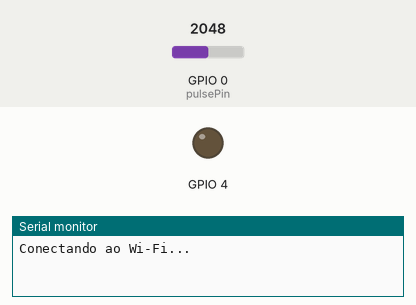
The sketch below on a simulated ESP32. On the bench: output pins drawn as LEDs (lit = HIGH), the last lines printed to the serial monitor. The inputs (shaded band) are chosen by the test bench; at power-on: GPIO 0 (pulsePin) = 2048. WiFi joins after 1.5 s; servers stay silent unless stated; network time is answered at once with the bench clock; the local clock reads 2024-03-15 10:24:30 at power-on unless the sketch sets it.

Above: at 0.1 s.
At 2.1 s:
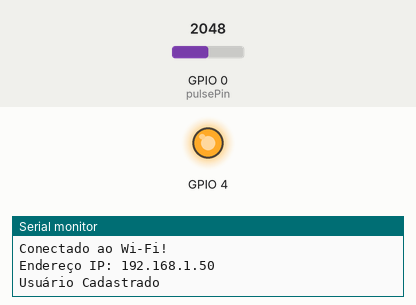
Timing chart, 0 to 3.6 s (numbered marks = the images above):
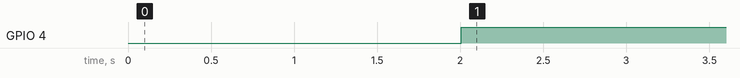

The sketch:

HeartBracelet.ino
```cpp
#include <WiFi.h>
#include <Firebase_ESP_Client.h>
#include "addons/TokenHelper.h"
#include "addons/RTDBHelper.h"
#include <NTPClient.h>

int pulsePin = 0;

const char *ssid = "MIT-ROSA 2.4G";
const char *password = "ace2019@";

volatile int BPM;
volatile int Signal;
volatile int IBI = 150;
volatile boolean Pulse = false;
volatile boolean QS = false;

volatile int rate[10];
volatile unsigned long sampleCounter = 0;
volatile unsigned long lastBeatTime = 0;
volatile int P = 150;
volatile int T = 150;
volatile int thresh = 150;
volatile int amp = 100;
volatile boolean firstBeat = true;
volatile boolean secondBeat = false;

hw_timer_t *timer = NULL;

WiFiUDP ntpUDP;
NTPClient timeClient(ntpUDP, "pool.ntp.org", -3 * 3600, 60000);

#define PROJECT_ID "pulseira-cdce8"
#define API_KEY "AIzaSyAN1in03ZX4YCGgtWhTSamJh0KhOzEqPRs"
#define URL "https://pulseira-cdce8-default-rtdb.firebaseio.com/"

FirebaseData fbdo;
FirebaseAuth auth;
FirebaseConfig config;
const unsigned long saveDuration = 100000;
unsigned long lastSaveTime = 0;

unsigned long sendDataPrevMillis = 0;
bool signupOK = false;

float voltage = 0.0;

int smoothSignal(int newSignal) {
  static int buffer[5] = {0};
  static int index = 0;
  buffer[index] = newSignal;
  index = (index + 1) % 5;
  int sum = 0;
  for (int i = 0; i < 5; i++) {
    sum += buffer[i];
  }
  return sum / 5;
}

void detectHeartBeat() {
  Signal = smoothSignal(analogRead(pulsePin));
  sampleCounter += 2;
  int N = sampleCounter - lastBeatTime;

  if (Signal < thresh && N > (IBI / 5) * 3) {
    if (Signal < T) {
      T = Signal;
    }
  }

  if (Signal > thresh && Signal > P) {
    P = Signal;
  }

  if (N > 500) {
    if ((Signal > thresh) && (Pulse == false) && (N > (IBI / 5) * 3)) {
      Pulse = true;
      IBI = sampleCounter - lastBeatTime;
      lastBeatTime = sampleCounter;

      long runningTotal = 0;
      for (int i = 0; i < 9; i++) {
        rate[i] = rate[i + 1];
        runningTotal += rate[i];
      }
      rate[9] = IBI;
      runningTotal += rate[9];
      runningTotal /= 10;
      BPM = 60000 / runningTotal;
      QS = true;
    }
  }

  if (Signal < thresh && Pulse == true) {
    Pulse = false;
    amp = P - T;
    thresh = amp / 2 + T;
    P = thresh;
    T = thresh;
  }

  if (N > 2500) {
    thresh = 512;
    P = 512;
    T = 512;
    lastBeatTime = sampleCounter;
    firstBeat = true;
    secondBeat = false;
  }
}

void setup() {
  Serial.begin(115200);
  pinMode(4, OUTPUT);

  WiFi.begin(ssid, password);

  Serial.println("Conectando ao Wi-Fi...");

  while (WiFi.status() != WL_CONNECTED) {
    delay(1000);
    Serial.println("Tentando conectar...");
  }

  Serial.println("Conectado ao Wi-Fi!");
  Serial.print("Endereço IP: ");
  Serial.println(WiFi.localIP());

  timeClient.begin();

  config.api_key = API_KEY;
  config.database_url = URL;

  if (Firebase.signUp(&config, &auth, "", "")){
    Serial.println("Usuário Cadastrado");
    signupOK = true;
  } else {
    Serial.println("Falha no cadastro");
  }

  Firebase.begin(&config, &auth);
  Firebase.reconnectWiFi(true);

  timer = timerBegin(0, 80, true);
  timerAttachInterrupt(timer, &detectHeartBeat, true);
  timerAlarmWrite(timer, 2000, true);
  timerAlarmEnable(timer);
}

void connection(){
  if (WiFi.status() != WL_CONNECTED) {
    digitalWrite(4, LOW);
    Serial.println("Wi-Fi desconectado!");
  } else {
    digitalWrite(4, HIGH);
  }
}

void firebaseStatus() {
  if (QS == true) {
    Serial.print("Heart-Beat Found ");
    Serial.print("BPM: ");
    Serial.println(BPM);

    lastBeatTime = millis();
    QS = false;
  }

  if (BPM > 0 && BPM < 200) {
    Serial.print("Real-Time BPM: ");
    Serial.println(BPM);
  }

  timeClient.update();
  unsigned long epochTime = timeClient.getEpochTime();
  struct tm *ptm = gmtime((time_t *)&epochTime);

  int hour = ptm->tm_hour - 0;
  if (hour < 0) hour += 24;

  int minute = ptm->tm_min;
  int second = ptm->tm_sec;


  if (Firebase.ready() && signupOK && (millis() - sendDataPrevMillis > 5000 || sendDataPrevMillis == 0)) {
    sendDataPrevMillis = millis();

    if (BPM >= 30 && BPM < 200) {

      char uniqueID[50];
      sprintf(uniqueID, "%04d-%02d-%02d_%02d-%02d-%02d", ptm->tm_year + 1900, ptm->tm_mon + 1, ptm->tm_mday, hour, minute, second);

      FirebaseJson json;
      json.set("BPM", BPM);

      char date[30];
      sprintf(date, "%02d:%02d:%02d", hour, minute, second);
      json.set("Hora", date);

      String data = "bracelet/" + String(uniqueID);
      if (Firebase.RTDB.setJSON(&fbdo, data.c_str(), &json)) {
        Serial.println("Dados enviados com sucesso!");
        Serial.print("Hora atual: ");
        Serial.println(date);
      } else {
        Serial.println("Erro ao enviar: " + fbdo.errorReason());
      }
    } else {
      Serial.println("BPM inválido. Não enviando para o Firebase.");
    }

    if (millis() - lastSaveTime > saveDuration) {

      String path = "bracelet";
      if (Firebase.RTDB.deleteNode(&fbdo, path.c_str())) {
        Serial.println("Todos os dados apagados com sucesso!");
      } else {
        Serial.println("Erro ao apagar: " + fbdo.errorReason());
      }
      lastSaveTime = millis();
    }
  }
}

void loop(){
  connection();
  delay(2000);
  firebaseStatus();
}
  
```

Measured:
- by itself, GPIO 4: LOW → HIGH at 2.0 s
